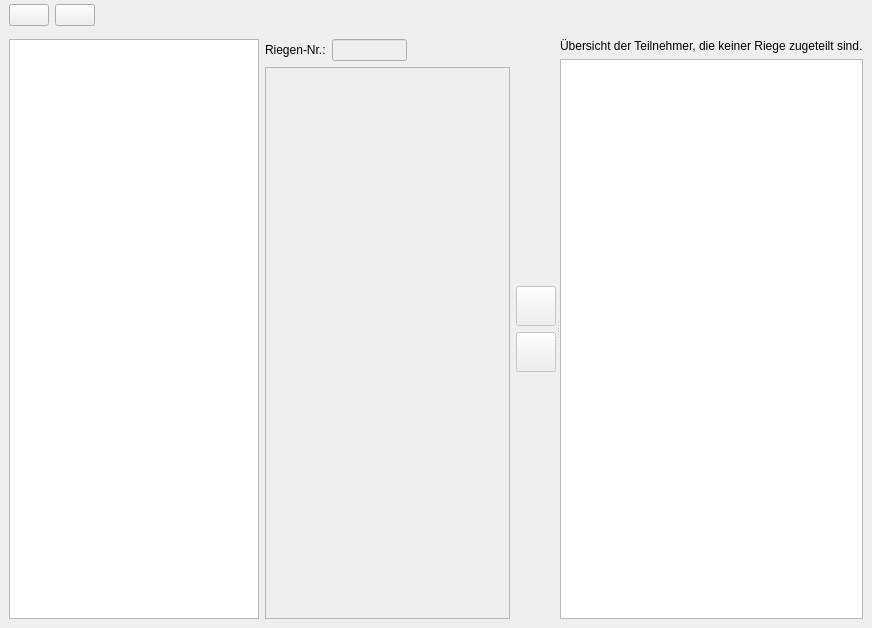
<?xml version="1.0" encoding="UTF-8"?>
<ui version="4.0">
 <class>SubdivisionsWidget</class>
 <widget class="QWidget" name="SubdivisionsWidget">
  <property name="geometry">
   <rect>
    <x>0</x>
    <y>0</y>
    <width>872</width>
    <height>628</height>
   </rect>
  </property>
  <property name="windowTitle">
   <string>Form</string>
  </property>
  <property name="windowIcon">
   <iconset resource="../resources/TurnFix.qrc">
    <normaloff>:/appicons/icon.png</normaloff>:/appicons/icon.png</iconset>
  </property>
  <layout class="QVBoxLayout" name="verticalLayout">
   <property name="spacing">
    <number>0</number>
   </property>
   <property name="leftMargin">
    <number>0</number>
   </property>
   <property name="topMargin">
    <number>0</number>
   </property>
   <property name="rightMargin">
    <number>0</number>
   </property>
   <property name="bottomMargin">
    <number>0</number>
   </property>
   <item>
    <widget class="QWidget" name="toolBar" native="true">
     <property name="sizePolicy">
      <sizepolicy hsizetype="Preferred" vsizetype="Fixed">
       <horstretch>0</horstretch>
       <verstretch>0</verstretch>
      </sizepolicy>
     </property>
     <layout class="QHBoxLayout" name="horizontalLayout">
      <property name="topMargin">
       <number>4</number>
      </property>
      <property name="bottomMargin">
       <number>4</number>
      </property>
      <item>
       <widget class="QPushButton" name="but_add">
        <property name="sizePolicy">
         <sizepolicy hsizetype="Fixed" vsizetype="Fixed">
          <horstretch>0</horstretch>
          <verstretch>0</verstretch>
         </sizepolicy>
        </property>
        <property name="text">
         <string/>
        </property>
        <property name="icon">
         <iconset resource="../resources/TurnFix.qrc">
          <normaloff>:/appicons/plus.png</normaloff>:/appicons/plus.png</iconset>
        </property>
        <property name="iconSize">
         <size>
          <width>24</width>
          <height>24</height>
         </size>
        </property>
       </widget>
      </item>
      <item>
       <widget class="QPushButton" name="but_del">
        <property name="sizePolicy">
         <sizepolicy hsizetype="Fixed" vsizetype="Fixed">
          <horstretch>0</horstretch>
          <verstretch>0</verstretch>
         </sizepolicy>
        </property>
        <property name="text">
         <string/>
        </property>
        <property name="icon">
         <iconset resource="../resources/TurnFix.qrc">
          <normaloff>:/appicons/minus.png</normaloff>:/appicons/minus.png</iconset>
        </property>
        <property name="iconSize">
         <size>
          <width>24</width>
          <height>24</height>
         </size>
        </property>
       </widget>
      </item>
      <item>
       <spacer name="horizontalSpacer">
        <property name="orientation">
         <enum>Qt::Horizontal</enum>
        </property>
        <property name="sizeHint" stdset="0">
         <size>
          <width>40</width>
          <height>20</height>
         </size>
        </property>
       </spacer>
      </item>
     </layout>
    </widget>
   </item>
   <item>
    <widget class="QWidget" name="widget" native="true">
     <layout class="QHBoxLayout" name="horizontalLayout_2">
      <item>
       <widget class="QSplitter" name="splitter">
        <property name="orientation">
         <enum>Qt::Horizontal</enum>
        </property>
        <widget class="QWidget" name="widget_2" native="true">
         <layout class="QGridLayout" name="gridLayout">
          <property name="leftMargin">
           <number>0</number>
          </property>
          <property name="topMargin">
           <number>0</number>
          </property>
          <property name="rightMargin">
           <number>0</number>
          </property>
          <property name="bottomMargin">
           <number>0</number>
          </property>
          <item row="0" column="2">
           <widget class="QLabel" name="label">
            <property name="text">
             <string>Riegen-Nr.:</string>
            </property>
           </widget>
          </item>
          <item row="0" column="3">
           <widget class="QLineEdit" name="txt_nummer">
            <property name="enabled">
             <bool>false</bool>
            </property>
            <property name="minimumSize">
             <size>
              <width>75</width>
              <height>0</height>
             </size>
            </property>
            <property name="maximumSize">
             <size>
              <width>75</width>
              <height>16777215</height>
             </size>
            </property>
           </widget>
          </item>
          <item row="1" column="2" colspan="3">
           <widget class="QTableView" name="tbl_list">
            <property name="enabled">
             <bool>false</bool>
            </property>
            <property name="editTriggers">
             <set>QAbstractItemView::NoEditTriggers</set>
            </property>
            <property name="alternatingRowColors">
             <bool>true</bool>
            </property>
            <property name="selectionBehavior">
             <enum>QAbstractItemView::SelectRows</enum>
            </property>
            <attribute name="horizontalHeaderHighlightSections">
             <bool>false</bool>
            </attribute>
            <attribute name="verticalHeaderVisible">
             <bool>false</bool>
            </attribute>
            <attribute name="verticalHeaderDefaultSectionSize">
             <number>20</number>
            </attribute>
           </widget>
          </item>
          <item row="0" column="0" rowspan="2">
           <widget class="QTableView" name="lst_all">
            <property name="sizePolicy">
             <sizepolicy hsizetype="Fixed" vsizetype="Expanding">
              <horstretch>0</horstretch>
              <verstretch>0</verstretch>
             </sizepolicy>
            </property>
            <property name="minimumSize">
             <size>
              <width>250</width>
              <height>0</height>
             </size>
            </property>
            <property name="maximumSize">
             <size>
              <width>250</width>
              <height>16777215</height>
             </size>
            </property>
            <property name="editTriggers">
             <set>QAbstractItemView::AllEditTriggers</set>
            </property>
            <property name="alternatingRowColors">
             <bool>true</bool>
            </property>
            <property name="selectionMode">
             <enum>QAbstractItemView::SingleSelection</enum>
            </property>
            <property name="selectionBehavior">
             <enum>QAbstractItemView::SelectRows</enum>
            </property>
            <attribute name="horizontalHeaderHighlightSections">
             <bool>false</bool>
            </attribute>
            <attribute name="verticalHeaderVisible">
             <bool>false</bool>
            </attribute>
            <attribute name="verticalHeaderDefaultSectionSize">
             <number>20</number>
            </attribute>
           </widget>
          </item>
          <item row="0" column="4">
           <spacer name="horizontalSpacer_2">
            <property name="orientation">
             <enum>Qt::Horizontal</enum>
            </property>
            <property name="sizeHint" stdset="0">
             <size>
              <width>40</width>
              <height>20</height>
             </size>
            </property>
           </spacer>
          </item>
          <item row="0" column="5" rowspan="2">
           <widget class="QWidget" name="widget_3" native="true">
            <layout class="QVBoxLayout" name="verticalLayout_2">
             <property name="leftMargin">
              <number>0</number>
             </property>
             <property name="topMargin">
              <number>0</number>
             </property>
             <property name="rightMargin">
              <number>0</number>
             </property>
             <property name="bottomMargin">
              <number>0</number>
             </property>
             <item>
              <spacer name="verticalSpacer">
               <property name="orientation">
                <enum>Qt::Vertical</enum>
               </property>
               <property name="sizeHint" stdset="0">
                <size>
                 <width>20</width>
                 <height>40</height>
                </size>
               </property>
              </spacer>
             </item>
             <item>
              <widget class="QPushButton" name="but_add_2">
               <property name="enabled">
                <bool>false</bool>
               </property>
               <property name="minimumSize">
                <size>
                 <width>40</width>
                 <height>40</height>
                </size>
               </property>
               <property name="maximumSize">
                <size>
                 <width>40</width>
                 <height>40</height>
                </size>
               </property>
               <property name="text">
                <string/>
               </property>
               <property name="icon">
                <iconset resource="../resources/TurnFix.qrc">
                 <normaloff>:/appicons/left.png</normaloff>:/appicons/left.png</iconset>
               </property>
               <property name="iconSize">
                <size>
                 <width>32</width>
                 <height>32</height>
                </size>
               </property>
              </widget>
             </item>
             <item>
              <widget class="QPushButton" name="but_remove">
               <property name="enabled">
                <bool>false</bool>
               </property>
               <property name="sizePolicy">
                <sizepolicy hsizetype="Fixed" vsizetype="Fixed">
                 <horstretch>0</horstretch>
                 <verstretch>0</verstretch>
                </sizepolicy>
               </property>
               <property name="minimumSize">
                <size>
                 <width>40</width>
                 <height>40</height>
                </size>
               </property>
               <property name="maximumSize">
                <size>
                 <width>40</width>
                 <height>40</height>
                </size>
               </property>
               <property name="text">
                <string/>
               </property>
               <property name="icon">
                <iconset resource="../resources/TurnFix.qrc">
                 <normaloff>:/appicons/right.png</normaloff>:/appicons/right.png</iconset>
               </property>
               <property name="iconSize">
                <size>
                 <width>32</width>
                 <height>32</height>
                </size>
               </property>
              </widget>
             </item>
             <item>
              <spacer name="verticalSpacer_2">
               <property name="orientation">
                <enum>Qt::Vertical</enum>
               </property>
               <property name="sizeHint" stdset="0">
                <size>
                 <width>20</width>
                 <height>40</height>
                </size>
               </property>
              </spacer>
             </item>
            </layout>
           </widget>
          </item>
         </layout>
        </widget>
        <widget class="QWidget" name="widget_4" native="true">
         <layout class="QVBoxLayout" name="verticalLayout_3">
          <property name="leftMargin">
           <number>0</number>
          </property>
          <property name="topMargin">
           <number>0</number>
          </property>
          <property name="rightMargin">
           <number>0</number>
          </property>
          <property name="bottomMargin">
           <number>0</number>
          </property>
          <item>
           <widget class="QLabel" name="label_2">
            <property name="sizePolicy">
             <sizepolicy hsizetype="Preferred" vsizetype="Fixed">
              <horstretch>0</horstretch>
              <verstretch>0</verstretch>
             </sizepolicy>
            </property>
            <property name="text">
             <string>Übersicht der Teilnehmer, die keiner Riege zugeteilt sind.</string>
            </property>
           </widget>
          </item>
          <item>
           <widget class="QTableView" name="re_table2">
            <property name="sizePolicy">
             <sizepolicy hsizetype="Expanding" vsizetype="Minimum">
              <horstretch>0</horstretch>
              <verstretch>0</verstretch>
             </sizepolicy>
            </property>
            <property name="editTriggers">
             <set>QAbstractItemView::NoEditTriggers</set>
            </property>
            <property name="tabKeyNavigation">
             <bool>false</bool>
            </property>
            <property name="alternatingRowColors">
             <bool>true</bool>
            </property>
            <property name="selectionMode">
             <enum>QAbstractItemView::ExtendedSelection</enum>
            </property>
            <property name="selectionBehavior">
             <enum>QAbstractItemView::SelectRows</enum>
            </property>
            <attribute name="horizontalHeaderHighlightSections">
             <bool>false</bool>
            </attribute>
            <attribute name="verticalHeaderVisible">
             <bool>false</bool>
            </attribute>
            <attribute name="verticalHeaderDefaultSectionSize">
             <number>20</number>
            </attribute>
           </widget>
          </item>
         </layout>
        </widget>
       </widget>
      </item>
     </layout>
    </widget>
   </item>
  </layout>
 </widget>
 <resources>
  <include location="../resources/TurnFix.qrc"/>
 </resources>
 <connections/>
</ui>
